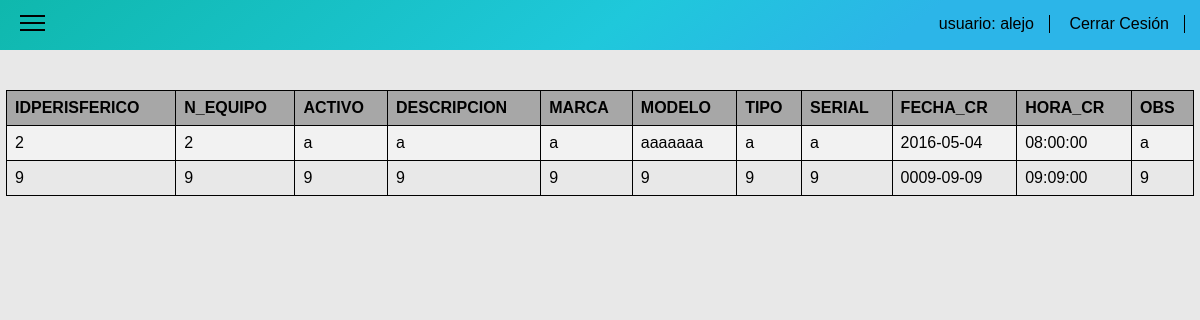
/index/perisferico_consultar.php (signed in), run on the app's committed database.
### tables this page shows
CREATE TABLE IF NOT EXISTS `perisferico` (
`IDPERISFERICO` int(11) NOT NULL,
  `N_EQUIPO` int(11) NOT NULL,
  `ACTIVO` varchar(6) DEFAULT NULL,
  `DESCRIPCION` varchar(150) DEFAULT NULL,
  `MARCA` varchar(100) DEFAULT NULL,
  `MODELO` varchar(50) DEFAULT NULL,
  `TIPO` varchar(30) DEFAULT NULL,
  `SERIAL` varchar(40) DEFAULT NULL,
  `FECHA_CR` date DEFAULT NULL,
  `HORA_CR` time DEFAULT NULL,
  `OBS` varchar(200) DEFAULT NULL
);

### index/perisferico_consultar.php (the view, shortened to what this page needs)
<!DOCTYPE html>
<html>
<head>
  <link rel="stylesheet" type="text/css" href="../css/normalize.css">
  <link rel="stylesheet" type="text/css" href="../css/index.css">
</head>
<body>
<?php
$nom=$_SESSION['usuario'];
?>
<nav class="menu">
<ul class="ul-top">
    <li class="menu-ham" onclick="myFunction()">
      <div  class="menu-top"></div>
      <div></div>
      <div class="menu-bottom"></div>
    </li>
    <li class="li-top">
      <span class="usu"><a href="index.php">usuario: <?php echo "$nom" ?></a></span>
    </li>
    <li class="li-top" id="li-top">
      <span class=""><a href="../desconectar.php">Cerrar Cesión</a></span>
    </li>
  </ul>
</nav>
<div class="contenedor" id="contenedor">
  <div class="con-table">
   <?php require '../conectar.php';?>
<?php
$sql = "SELECT IDPERISFERICO,N_EQUIPO,ACTIVO,DESCRIPCION, MARCA,MODELO,TIPO,SERIAL,FECHA_CR,HORA_CR,OBS FROM perisferico";
$result = $conexion->query($sql);
if ($result->num_rows > 0) {
     echo "<table><tr><th>IDPERISFERICO</th><th>N_EQUIPO</th><th>ACTIVO</th>
     <th>DESCRIPCION</th><th>MARCA</th><th>MODELO</th>
     <th>TIPO</th><th>SERIAL</th><th>FECHA_CR</th><th>HORA_CR</th><th>OBS</th>
     </tr>";
     while($row = $result->fetch_assoc()) {
         echo "<tr>
         <td>" . $row["IDPERISFERICO"]. "</td>
         <td>" . $row["N_EQUIPO"]."</td>
         <td>" . $row["ACTIVO"]."</td>
         <td>" . $row["DESCRIPCION"]."</td>
         <td>" . $row["MARCA"]."</td>
         <td>" . $row["MODELO"]."</td>
         <td>" . $row["TIPO"]."</td>
         <td>" . $row["SERIAL"]."</td>
         <td>" . $row["FECHA_CR"]."</td>
         <td>" . $row["HORA_CR"]."</td>
         <td>" . $row["OBS"].
          "</td></tr>";
     }
     echo "</table>";
} else {
     echo "0 results";
}
?>
  </div>
</div>
</body>
</html>

### css/index.css (style rules this page uses)
.menu { position: absolute; width: 100%; background:linear-gradient(141deg, #0fb8ad 0%, #1fc8db 51%, #2cb5e8 75%); height: 50px; z-index: 1; }
.ul-top { list-style-type: none; margin: 0; padding: 0; text-align: right; }
.li-top { display: inline-block; margin-right: 15px; height: 50px; }
.li-top span { display: inline-block; margin-top: 15px; border-right: 1px solid; padding-right: 10px; }
.li-top span a { text-decoration: none; color: black ; margin-right: 5px; }
.menu-ham { position: absolute; margin-left: 20px; width: 25px; margin-top: 10px; cursor:pointer; }
.menu-ham div { display: block; background-color: black; width: 25px; height: 2px; margin-top: 5px; }
.contenedor { width: 100%; height: 100%; background-color: #E8E8E8; position: absolute; transition: all 0.5s ease-out; -webkit-transition: all 0.5s ease-out; -moz-transition: all 0.5s ease-out; overflow-y: scroll; }
.con-table { overflow-x:auto; margin-top: 90px }
table { border-collapse: collapse; width: 99%; margin-left: 6px; }
table, td, th { border: 1px solid black; text-align: left; }
th { background-color: rgba(68, 68, 68, 0.4); }
th, td { text-align: left; padding: 8px; }
tr:nth-child(even) { background-color: #f2f2f2 }

### data on the page
perisferico: IDPERISFERICO "2", N_EQUIPO "2", ACTIVO "a", DESCRIPCION "a", MARCA "a", MODELO "aaaaaaa", TIPO "a", SERIAL "a", FECHA_CR "2016-05-04", HORA_CR "08:00:00", OBS "a"
perisferico: IDPERISFERICO "9", N_EQUIPO "9", ACTIVO "9", DESCRIPCION "9", MARCA "9", MODELO "9", TIPO "9", SERIAL "9", FECHA_CR "0009-09-09", HORA_CR "09:09:00", OBS "9"

### other printed values
$nom "alejo"
